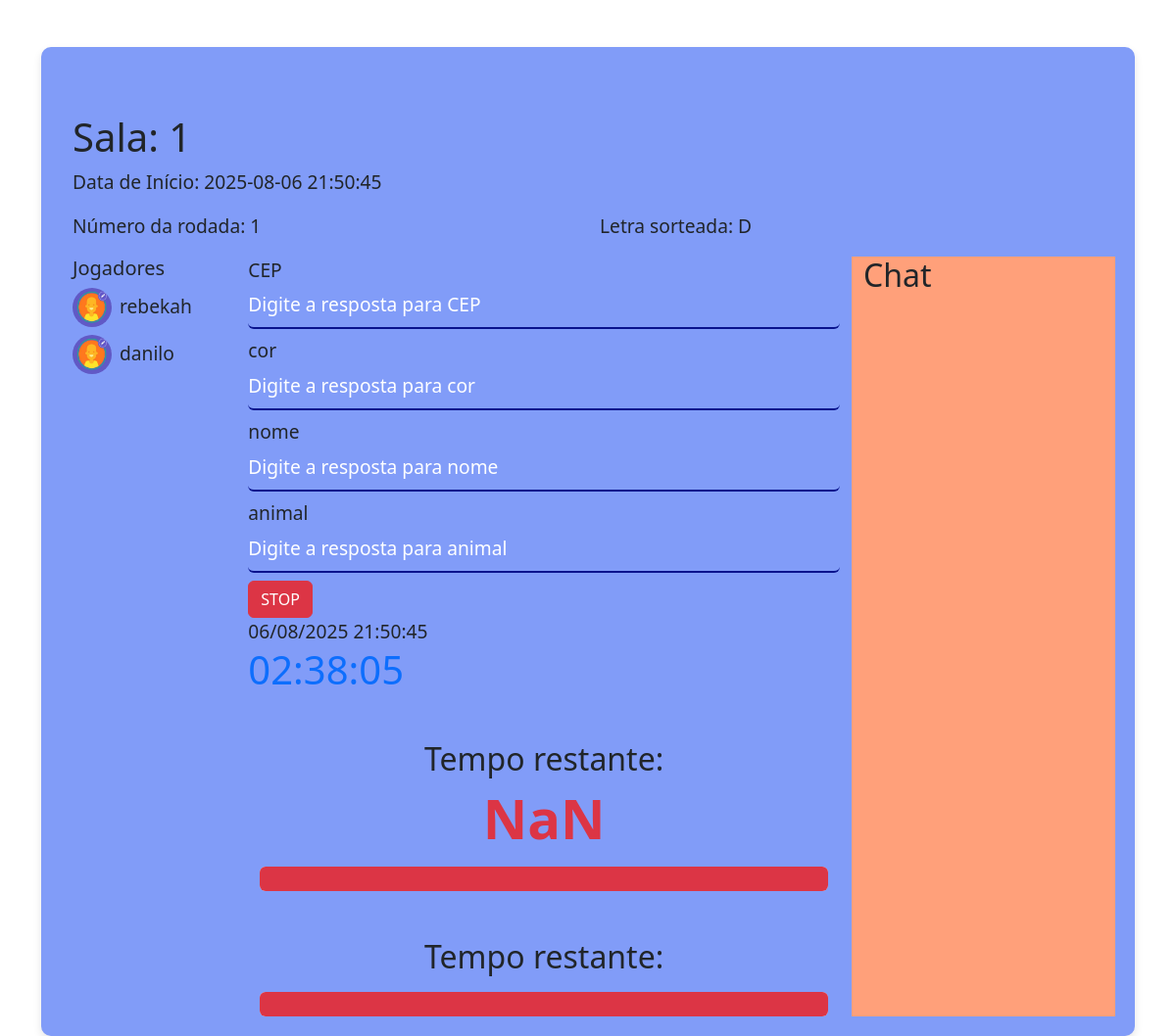
Page /sala/1 on the committed database.
### app.py (models this page shows, shortened)
class Sala(db.Model):
    id = db.Column(db.Integer, primary_key=True)
    numero_rodadas = db.Column(db.Integer, nullable=False)
    rodadas = db.relationship('Rodada', backref='sala', lazy=True)
    temas = db.relationship('Tema', secondary='sala_tema', backref='salas', lazy=True)
    tempo = db.Column(db.Integer, nullable=False)
    jogadores = db.relationship('Jogador', secondary='sala_jogador', backref='salas', lazy=True)
    letras = db.relationship('Letras', secondary='sala_letras', backref='salas', lazy=True)
    numero_jogadores = db.Column(db.Integer, nullable=False)
    senha = db.Column(db.String(120), nullable=True)
    finalizado = db.Column(db.Boolean, default=False)
    data_criacao = db.Column(db.DateTime, nullable=False, default=db.func.current_timestamp())
    data_inicio = db.Column(db.DateTime, nullable=True)
    rodada_atual = db.Column(db.Integer, nullable=False, default=0)

class Rodada(db.Model):
    id = db.Column(db.Integer, primary_key=True)
    numero = db.Column(db.Integer, nullable=False)
    sala_id = db.Column(db.Integer, db.ForeignKey('sala.id'), nullable=False)
    letra_id = db.Column(db.ForeignKey('letras.id'), nullable=False)
    letra = db.relationship('Letras', backref='rodadas', lazy=True)
    data_inicio = db.Column(db.DateTime, nullable=True)
    data_fim = db.Column(db.DateTime, nullable=True)

class Letras(db.Model):
    id = db.Column(db.Integer, primary_key=True)
    letra = db.Column(db.String(1), nullable=False)

class Tema(db.Model):
    id = db.Column(db.Integer, primary_key=True)
    nome = db.Column(db.String(50), nullable=False)

### app.py (the view)
@app.route('/sala/<int:sala_id>')
def sala(sala_id):
    sala = Sala.query.get_or_404(sala_id)
    rodada_atual = Rodada.query.filter_by(sala_id=sala.id, numero=sala.rodada_atual).first()
    return render_template('sala.html', sala=sala, rodadas=sala.rodadas, letras=sala.letras, temas=sala.temas, jogadores=sala.jogadores, rodada=rodada_atual)

### templates/sala.html (shortened to what this page needs)
{% extends "base.html" %}
{% block content %}
{% if sala.data_inicio %}
<div class="container mt-5">
    <h1>Sala: {{ sala.id }}</h1>
    <p>Data de Início: {{ sala.data_inicio.strftime('%Y-%m-%d %H:%M:%S') }}</p>
    {% else %}
    <div class="container mt-5">
        <h1>Sala: {{ sala.id }}</h1>
        <p>Aguardando início do jogo...</p>
        {% endif %}
        {% if sala.data_inicio %}
        <div class="row">
            <div class="col-6">
                <p>Número da rodada: {{rodada.numero}} </p>
            </div>
            <div class="col-6">
                <p>Letra sorteada: {{rodada.letra.letra}}</p>
            </div>
        </div>
        {% endif %}
        <div class="row">
            <div class="col-md-2 col-lg-2">
                <h5>Jogadores</h5>
                <ul class="list-unstyled">
                    {% for jogador in ["rebekah","danilo"] %}
                    <li class="d-flex align-items-center mb-2">
                        <img src="{{ url_for('static', filename='avatar.jpg') }}" alt="avatar" width="40" height="40"
                            class="rounded-circle me-2">
                        <span>{{ jogador }}</span>
                    </li>
                    {% endfor %}
                </ul>
            </div>
            <div class="col-md-7 col-lg-7">
                {% if sala.data_inicio %}
                <div>
                    <form action="/sala/stop">
                        {% for tema in temas %}
                        <label for="tema_{{tema.id}}">{{tema.nome}}</label>
                        <input type="text" class="form-control mb-2 input-text" id="{{tema.nome}}"
                            name="tema_{{tema.id}}" placeholder="Digite a resposta para {{tema.nome}}" required>
                        {% endfor %}
                        <button type="submit" class="btn btn-danger">STOP</button>
                    </form>
                    {{rodada.data_inicio.strftime('%d/%m/%Y %H:%M:%S') if rodada.data_inicio }}
                    <div id="hora" class="display-6 text-primary"></div>
                    <div class="container text-center mt-5">
                        <h2>Tempo restante:</h2>
                        <div id="timer" class="display-4 fw-bold text-danger">{{ sala.tempo }}</div>
                        <div class="progress mt-3" style="height: 25px;">
                            <div id="progress-bar" class="progress-bar bg-danger" role="progressbar"
                                style="width: 100%;" aria-valuenow="100" aria-valuemin="0" aria-valuemax="100"></div>
                        </div>
                    </div>
                    <div class="container text-center mt-5">
                        <h2>Tempo restante:</h2>
                        <div class="progress mt-3" style="height: 25px;">
                            <div id="progress-bar" class="progress-bar bg-danger" role="progressbar"
                                style="width: 100%;" aria-valuenow="100" aria-valuemin="0" aria-valuemax="100"></div>
                        </div>
                    </div>
                </div>
                {% endif %}
            </div>
            <div class="col-md-3 col-lg-3" style="background-color: lightsalmon;">
                <h2>Chat</h2>
            </div>
        </div>
        {% endblock %}

### static/style.css (style rules this page uses)
.input-text { border: #819cf8; background-color:#819cf8; border-bottom: 2px solid #09138d; padding: 10px 10px 10px 0px; width: 100%; outline: none; box-shadow: none; background: none; }
.input-text::placeholder { color: #ffffff; font-size:larger }
#timer { transition: transform 0.3s ease, color 0.3s ease; }

### rows in the picture
Sala: id "1", data_inicio "2025-08-06 21:50:45"
Rodada: numero "1", data_inicio "06/08/2025 21:50:45"
Letras: letra.letra "D"
Tema: nome "CEP", nome "Digite a resposta para CEP"
Tema: nome "cor", nome "Digite a resposta para cor"
Tema: nome "nome", nome "Digite a resposta para nome"
Tema: nome "animal", nome "Digite a resposta para animal"

### other values in the picture
{{ jogador }} "rebekah" "danilo"
